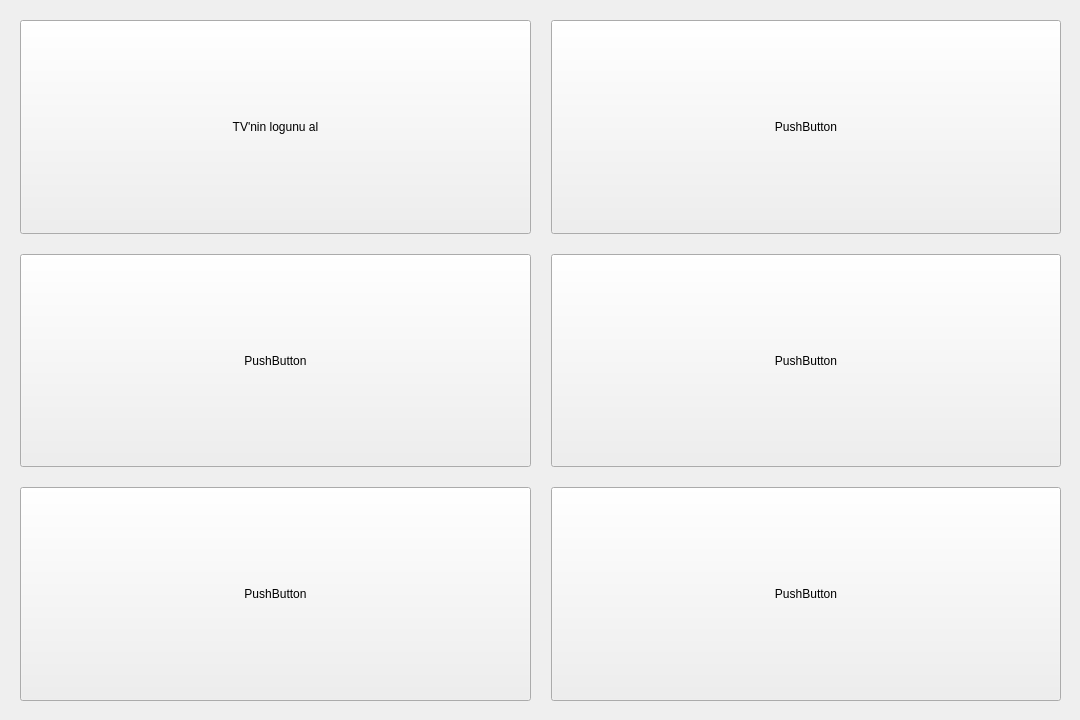
<?xml version="1.0" encoding="UTF-8"?>
<ui version="4.0">
 <class>mainScreenWindow</class>
 <widget class="QWidget" name="mainScreenWindow">
  <property name="enabled">
   <bool>true</bool>
  </property>
  <property name="geometry">
   <rect>
    <x>0</x>
    <y>0</y>
    <width>1080</width>
    <height>720</height>
   </rect>
  </property>
  <property name="sizePolicy">
   <sizepolicy hsizetype="Minimum" vsizetype="Minimum">
    <horstretch>0</horstretch>
    <verstretch>0</verstretch>
   </sizepolicy>
  </property>
  <property name="minimumSize">
   <size>
    <width>0</width>
    <height>0</height>
   </size>
  </property>
  <property name="windowTitle">
   <string>Form</string>
  </property>
  <property name="autoFillBackground">
   <bool>false</bool>
  </property>
  <widget class="QWidget" name="layoutWidget">
   <property name="geometry">
    <rect>
     <x>0</x>
     <y>0</y>
     <width>1081</width>
     <height>721</height>
    </rect>
   </property>
   <layout class="QHBoxLayout" name="horizontalLayout">
    <property name="spacing">
     <number>20</number>
    </property>
    <property name="sizeConstraint">
     <enum>QLayout::SetDefaultConstraint</enum>
    </property>
    <property name="leftMargin">
     <number>20</number>
    </property>
    <property name="rightMargin">
     <number>20</number>
    </property>
    <item>
     <layout class="QVBoxLayout" name="verticalLayout" stretch="0,0,0">
      <property name="spacing">
       <number>20</number>
      </property>
      <property name="sizeConstraint">
       <enum>QLayout::SetMinimumSize</enum>
      </property>
      <property name="topMargin">
       <number>20</number>
      </property>
      <property name="bottomMargin">
       <number>20</number>
      </property>
      <item>
       <widget class="QPushButton" name="getLogButton">
        <property name="sizePolicy">
         <sizepolicy hsizetype="Minimum" vsizetype="Minimum">
          <horstretch>0</horstretch>
          <verstretch>0</verstretch>
         </sizepolicy>
        </property>
        <property name="text">
         <string>TV'nin logunu al</string>
        </property>
       </widget>
      </item>
      <item>
       <widget class="QPushButton" name="pushButton_2">
        <property name="sizePolicy">
         <sizepolicy hsizetype="Minimum" vsizetype="Minimum">
          <horstretch>0</horstretch>
          <verstretch>0</verstretch>
         </sizepolicy>
        </property>
        <property name="text">
         <string>PushButton</string>
        </property>
       </widget>
      </item>
      <item>
       <widget class="QPushButton" name="pushButton_3">
        <property name="sizePolicy">
         <sizepolicy hsizetype="Minimum" vsizetype="Minimum">
          <horstretch>0</horstretch>
          <verstretch>0</verstretch>
         </sizepolicy>
        </property>
        <property name="text">
         <string>PushButton</string>
        </property>
       </widget>
      </item>
     </layout>
    </item>
    <item>
     <layout class="QVBoxLayout" name="verticalLayout_2">
      <property name="spacing">
       <number>20</number>
      </property>
      <property name="sizeConstraint">
       <enum>QLayout::SetMinimumSize</enum>
      </property>
      <property name="topMargin">
       <number>20</number>
      </property>
      <property name="bottomMargin">
       <number>20</number>
      </property>
      <item>
       <widget class="QPushButton" name="pushButton_4">
        <property name="sizePolicy">
         <sizepolicy hsizetype="Minimum" vsizetype="Minimum">
          <horstretch>0</horstretch>
          <verstretch>0</verstretch>
         </sizepolicy>
        </property>
        <property name="text">
         <string>PushButton</string>
        </property>
       </widget>
      </item>
      <item>
       <widget class="QPushButton" name="pushButton_5">
        <property name="sizePolicy">
         <sizepolicy hsizetype="Minimum" vsizetype="Minimum">
          <horstretch>0</horstretch>
          <verstretch>0</verstretch>
         </sizepolicy>
        </property>
        <property name="text">
         <string>PushButton</string>
        </property>
       </widget>
      </item>
      <item>
       <widget class="QPushButton" name="pushButton_6">
        <property name="sizePolicy">
         <sizepolicy hsizetype="Minimum" vsizetype="Minimum">
          <horstretch>0</horstretch>
          <verstretch>0</verstretch>
         </sizepolicy>
        </property>
        <property name="text">
         <string>PushButton</string>
        </property>
       </widget>
      </item>
     </layout>
    </item>
   </layout>
  </widget>
 </widget>
 <resources/>
 <connections/>
</ui>
